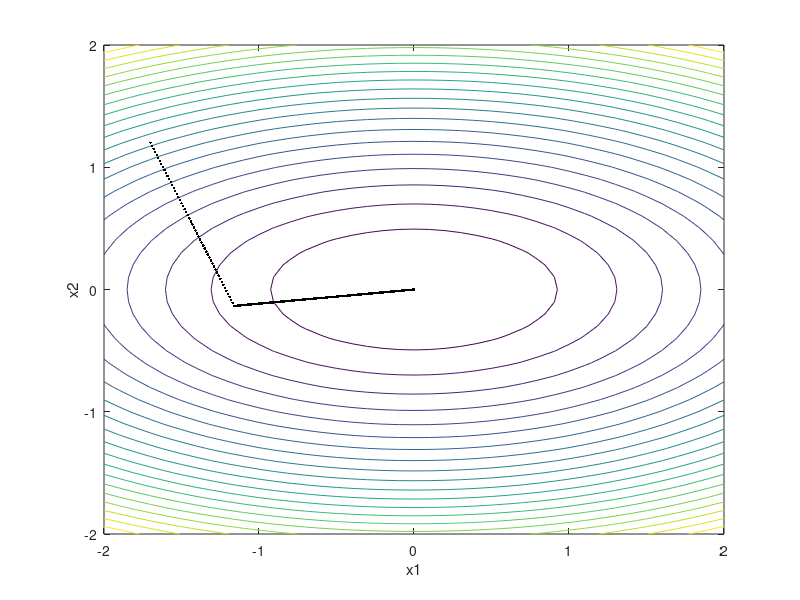

This figure's MATLAB source:
% 例程 2.18  弗莱彻-里夫斯方法
v = -2: 0.1: 2;
[vx1, vx2] = meshgrid(v);
y = (2*vx1.^2) + (7*vx2.^2);
%  绘制函数等高线
figure(1)
contour(vx1, vx2, y, 20);
hold on;
xlabel('x1');  ylabel('x2');
%  设置初始点
x1i = -1.7;
x2i = 1.2;
yi = 2*(x1i^2) + 7*(x2i^2);
%  计算初始点梯度
g = [(4*x1i), (14*x2i)];
%  判断梯度在x1轴上的分量符号
s = 1;
if g(1) < 0
    s = -1;
end
%  第一段搜索路径
m = g(2)/g(1);  %计算梯度方向的斜率
flag = 1;
yref = yi;
x1 = x1i;
while flag == 1
    x2 = m*(x1 - x1i) + x2i;
    y = 2*(x1^2) + 7*(x2^2);
    if y > yref
        flag = 0;
    else
        yref = y;
        plot(x1, x2, 'k.');
        x1o = x1;
        x2o = x2;
        x1 = x1 - (s*0.01);
    end
end
%  后续多段搜索路径
x1i = x1o;
x2i = x2o;
go = g;
po = -g;
for M = 1:4
    yi = 2*(x1i^2) + 7*(x2i^2);
    g = [(4*x1i), (14*x2i)];  %  计算当前点的梯度
    q = (norm(g))^2/(norm(go)^2);
    p = -g + (q*po);  %  生成新的共轭梯度搜索方向
    %  判断沿x1轴搜索的符号
    s = 1;
    if  p(1) > 0
        s = -1;
    end
    m = p(2)/p(1);  %  计算新搜索方向的斜率
    flag = 1;
    yref = yi;
    x1 = x1i;
    while flag == 1
        x2 = m*(x1 - x1i) + x2i;
        y = 2*(x1^2) + 7*(x2^2);
        if y > yref
            flag =0;
        else
            yref = y;
            plot(x1, x2, 'k.');
            x1o = x1;
            x2o = x2;
            x1 = x1 - (s*0.01);
        end
    end
    x1i = x1o;
    x2i = x2o;
    go = g;
    po = p;
end
